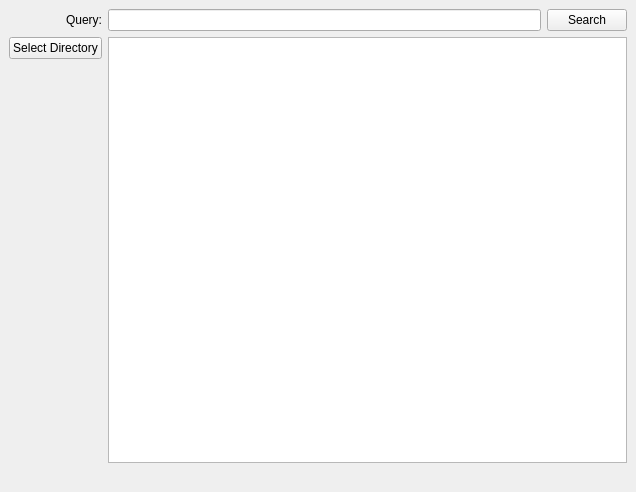
<?xml version="1.0" encoding="UTF-8"?>
<ui version="4.0">
 <class>MainWindow</class>
 <widget class="QMainWindow" name="MainWindow">
  <property name="geometry">
   <rect>
    <x>0</x>
    <y>0</y>
    <width>636</width>
    <height>492</height>
   </rect>
  </property>
  <property name="windowTitle">
   <string>MainWindow</string>
  </property>
  <widget class="QWidget" name="centralwidget">
   <layout class="QVBoxLayout" name="verticalLayout">
    <item>
     <layout class="QGridLayout" name="gridLayout">
      <item row="1" column="1">
       <widget class="QListView" name="listView">
        <property name="resizeMode">
         <enum>QListView::Adjust</enum>
        </property>
        <property name="viewMode">
         <enum>QListView::IconMode</enum>
        </property>
       </widget>
      </item>
      <item row="0" column="1">
       <layout class="QHBoxLayout" name="horizontalLayout_2">
        <item>
         <widget class="QLineEdit" name="searchEdit"/>
        </item>
        <item>
         <widget class="QPushButton" name="searchButton">
          <property name="text">
           <string>Search</string>
          </property>
         </widget>
        </item>
       </layout>
      </item>
      <item row="1" column="0">
       <layout class="QVBoxLayout" name="verticalLayout_3">
        <item>
         <widget class="QPushButton" name="selectDirectoryButton">
          <property name="text">
           <string>Select Directory</string>
          </property>
         </widget>
        </item>
        <item>
         <spacer name="verticalSpacer">
          <property name="orientation">
           <enum>Qt::Vertical</enum>
          </property>
          <property name="sizeHint" stdset="0">
           <size>
            <width>20</width>
            <height>40</height>
           </size>
          </property>
         </spacer>
        </item>
       </layout>
      </item>
      <item row="2" column="1">
       <layout class="QHBoxLayout" name="horizontalLayout_3">
        <item>
         <widget class="QLabel" name="directoryLabel">
          <property name="text">
           <string/>
          </property>
          <property name="textFormat">
           <enum>Qt::PlainText</enum>
          </property>
         </widget>
        </item>
       </layout>
      </item>
      <item row="0" column="0">
       <widget class="QLabel" name="label">
        <property name="text">
         <string>Query:</string>
        </property>
        <property name="alignment">
         <set>Qt::AlignRight|Qt::AlignTrailing|Qt::AlignVCenter</set>
        </property>
       </widget>
      </item>
     </layout>
    </item>
   </layout>
  </widget>
  <widget class="QMenuBar" name="menubar">
   <property name="geometry">
    <rect>
     <x>0</x>
     <y>0</y>
     <width>636</width>
     <height>25</height>
    </rect>
   </property>
  </widget>
 </widget>
 <resources/>
 <connections/>
</ui>
